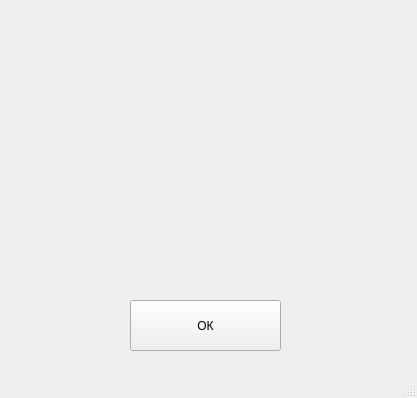
<?xml version="1.0" encoding="UTF-8"?>
<ui version="4.0">
 <class>MainWindow</class>
 <widget class="QMainWindow" name="MainWindow">
  <property name="geometry">
   <rect>
    <x>0</x>
    <y>0</y>
    <width>417</width>
    <height>398</height>
   </rect>
  </property>
  <property name="windowTitle">
   <string>MainWindow</string>
  </property>
  <widget class="QWidget" name="centralwidget">
   <widget class="QPushButton" name="pushButton">
    <property name="geometry">
     <rect>
      <x>130</x>
      <y>300</y>
      <width>151</width>
      <height>51</height>
     </rect>
    </property>
    <property name="text">
     <string>ОК</string>
    </property>
   </widget>
  </widget>
  <widget class="QMenuBar" name="menubar">
   <property name="geometry">
    <rect>
     <x>0</x>
     <y>0</y>
     <width>417</width>
     <height>21</height>
    </rect>
   </property>
  </widget>
  <widget class="QStatusBar" name="statusbar"/>
 </widget>
 <resources/>
 <connections/>
</ui>
